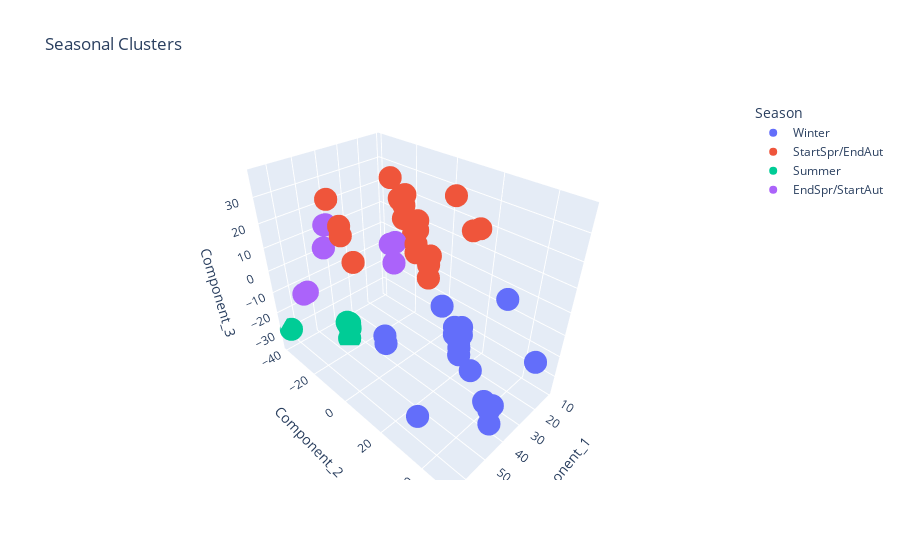

Source (notebook cell):
### Code cell
# Ploting Clusters
my_plot = pex.scatter_3d(clusters_df, x='Component_1',y='Component_2',z='Component_3',color='Season', title= 'Seasonal Clusters')
my_plot.show()

### Figure 1 — Plotly figure (JSON) as saved in the notebook; plotly's stock layout.template omitted (floating-point values rounded to 4 significant figures; data arrays with more than 128 entries replaced by an {"elided": "..."} marker saying what was removed)
{"data": [{"hovertemplate": "Season=Winter<br>Component_1=%{x}<br>Component_2=%{y}<br>Component_3=%{z}<extra></extra>", "legendgroup": "Winter", "marker": {"color": "#636efa", "symbol": "circle"}, "mode": "markers", "name": "Winter", "scene": "scene", "showlegend": true, "type": "scatter3d", "x": {"elided": "287 float values"}, "y": {"elided": "287 float values"}, "z": {"elided": "287 float values"}}, {"hovertemplate": "Season=StartSpr/EndAut<br>Component_1=%{x}<br>Component_2=%{y}<br>Component_3=%{z}<extra></extra>", "legendgroup": "StartSpr/EndAut", "marker": {"color": "#EF553B", "symbol": "circle"}, "mode": "markers", "name": "StartSpr/EndAut", "scene": "scene", "showlegend": true, "type": "scatter3d", "x": {"elided": "263 float values"}, "y": {"elided": "263 float values"}, "z": {"elided": "263 float values"}}, {"hovertemplate": "Season=Summer<br>Component_1=%{x}<br>Component_2=%{y}<br>Component_3=%{z}<extra></extra>", "legendgroup": "Summer", "marker": {"color": "#00cc96", "symbol": "circle"}, "mode": "markers", "name": "Summer", "scene": "scene", "showlegend": true, "type": "scatter3d", "x": {"elided": "182 float values"}, "y": {"elided": "182 float values"}, "z": {"elided": "182 float values"}}, {"hovertemplate": "Season=EndSpr/StartAut<br>Component_1=%{x}<br>Component_2=%{y}<br>Component_3=%{z}<extra></extra>", "legendgroup": "EndSpr/StartAut", "marker": {"color": "#ab63fa", "symbol": "circle"}, "mode": "markers", "name": "EndSpr/StartAut", "scene": "scene", "showlegend": true, "type": "scatter3d", "x": {"elided": "150 float values"}, "y": {"elided": "150 float values"}, "z": {"elided": "150 float values"}}], "layout": {"legend": {"title": {"text": "Season"}, "tracegroupgap": 0}, "scene": {"domain": {"x": [0, 1], "y": [0, 1]}, "xaxis": {"title": {"text": "Component_1"}}, "yaxis": {"title": {"text": "Component_2"}}, "zaxis": {"title": {"text": "Component_3"}}}, "title": {"text": "Seasonal Clusters"}}}
